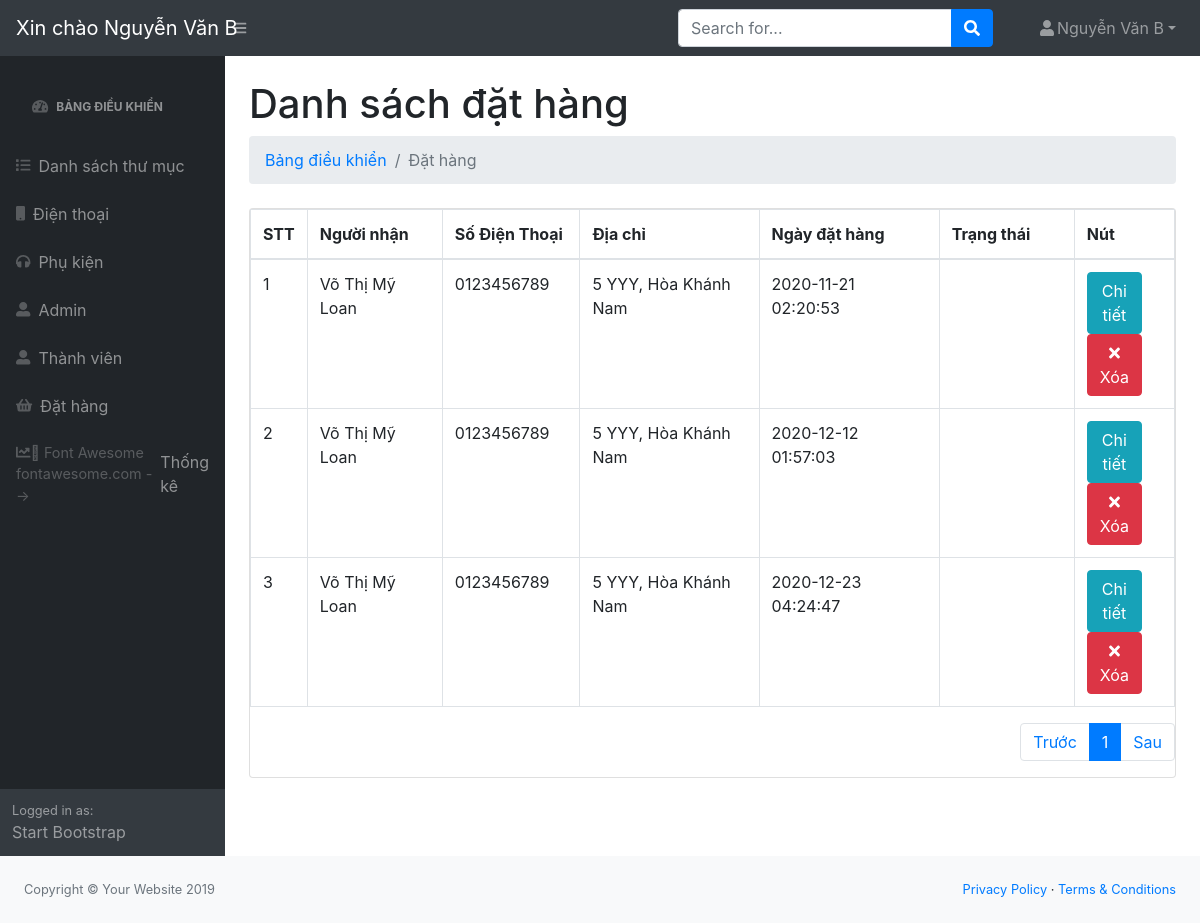
The page /admin/modules/order/index.php (signed in) on the database its author committed.
### tables this page shows
CREATE TABLE `transaction` (
  `id` int(11) NOT NULL,
  `amount` int(11) DEFAULT NULL,
  `users_id` int(11) DEFAULT NULL,
  `name` varchar(100) DEFAULT NULL,
  `phone` varchar(50) DEFAULT NULL,
  `address` varchar(100) DEFAULT NULL,
  `status` tinyint(4) DEFAULT 0,
  `created_at` timestamp NULL DEFAULT current_timestamp(),
  `updated_at` timestamp NULL DEFAULT current_timestamp() ON UPDATE current_timestamp()
);

### libraries/Database.php (called while the page is built, shortened)
<?php
class Database{
     public $link;
     public function __construct()
     {
        $this->link = mysqli_connect("localhost","root","","webphp") or die ();
         mysqli_set_charset($this->link,"utf8");
     }
        public function countTable($table)
        {
            $sql = "SELECT id FROM  {$table}";
            $result = mysqli_query($this->link, $sql) or die("Lỗi Truy Vấn countTable----" .mysqli_error($this->link));
            $num = mysqli_num_rows($result);
            return $num;
        }
         public  function fetchJone($table,$sql ,$page = 0,$row ,$pagi = false )
        {
            $data = [];
            if ($pagi == true )
            {
                $total = $this->countTable($table);
                $sotrang = ceil($total / $row);
                $start = ($page - 1 ) * $row ;
                $sql .= " LIMIT $start,$row";
                $data = [ "page" => $sotrang];
                $result = mysqli_query($this->link,$sql) or die("Lỗi truy vấn fetchJone ---- " .mysqli_error($this->link));
            }
            else
            {
                $result = mysqli_query($this->link,$sql) or die("Lỗi truy vấn fetchJone ---- " .mysqli_error($this->link));
            }
            if( $result)
            {
                while ($num = mysqli_fetch_assoc($result))
                {
                    $data[] = $num;
                }
            }
            return $data;
        }
    }
?>

### admin/autoload/autoload.php (called while the page is built, shortened)
<?php
	require_once __DIR__. '/../../libraries/Database.php';
	$db = new Database;
 ?>

### admin/modules/order/index.php (the view, shortened to what this page needs)
<?php require_once __DIR__. '/../../autoload/autoload.php';
if(isset($_GET['page']))
{
    $p = $_GET['page'];
    if($p == 0) $p = 1;
}
else
{
    $p = 1;
}
$sql = "SELECT transaction.* FROM transaction";
$transaction = $db->fetchJone('transaction',$sql,$p,10,true);
if(isset($transaction['page']))
{
    $sotrang = $transaction['page'];
    unset($transaction['page']);
}
?>
<?php require_once __DIR__. '/../../layouts/header.php';?>
<div id="layoutSidenav_content">
    <main>
        <div class="container-fluid">
            <h1 class="mt-4">Danh sách đặt hàng</h1>
            <ol class="breadcrumb mb-4">
                <li class="breadcrumb-item">
                    <a href="index.php">Bảng điều khiển</a>
                </li>
                <li class="breadcrumb-item active">Đặt hàng</li>
            </ol>
            <div class="card mb-4">
                <table class="table table-bordered dataTable" id="dataTable"
                width="100%" cellspacing="0" role="grid"
                aria-describedby="dataTable_info" style="width: 100%;">
                    <thead>
                        <tr role="row">
                            <th class="sorting_asc" tabindex="0" aria-controls="dataTable"
                            rowspan="1" colspan="1" aria-sort="ascending"
                            aria-label="Name: activate to sort column descending"
                            style="width: 5%;">STT</th>
                            <th class="sorting" tabindex="0" aria-controls="dataTable" rowspan="1" colspan="1" aria-label="Position: activate to sort column ascending" style="width: 15%;">Người nhận</th>
                            <th class="sorting" tabindex="0" aria-controls="dataTable" rowspan="1" colspan="1" aria-label="Position: activate to sort column ascending" style="width: 15%;">Số Điện Thoại</th>
                            <th class="sorting" tabindex="0" aria-controls="dataTable" rowspan="1" colspan="1" aria-label="Position: activate to sort column ascending" style="width: 20%;">Địa chỉ</th>
                            <th class="sorting" tabindex="0" aria-controls="dataTable" rowspan="1" colspan="1" aria-label="Position: activate to sort column ascending" style="width: 20%;">Ngày đặt hàng</th>
                            <th class="sorting" tabindex="0" aria-controls="dataTable" rowspan="1" colspan="1" aria-label="Position: activate to sort column ascending" style="width: 15%;">Trạng thái</th>
                            <th class="sorting" tabindex="0" aria-controls="dataTable" rowspan="1" colspan="1" aria-label="Salary: activate to sort column ascending" style="width: 20%;">Nút</th>
                            </tr>
                    </thead>
                    <tbody>
                        <?php $stt = 1;foreach ($transaction as $item): ?>
                            <tr>
                                <td><?php echo $stt ?></td>
                                <td><?php echo $item['name'] ?></td>
                                <td><?php echo $item['phone'] ?></td>
                                <td><?php echo $item['address'] ?></td>
                                <td><?php echo $item['created_at'] ?></td>
                                <td>
                                </td>
                                <td class="text-center">
                                    <a class="btn btn-xs btn-info" href="edit.php?id=<?php echo $item['id'] ?>">
                                        Chi tiết
                                    </a>
                                    <a class="btn btn-xs btn-danger" href="delete.php?id=<?php echo $item['id'] ?>"><i class="fa fa-times"></i>Xóa</a>
                                </td>
                            </tr>
                        <?php $stt++; endforeach ?>
                    </tbody>
                </table>
                <nav aria-label="Page navgation">
                    <ul class="pagination pullright">
                        <li class="page-item">
                            <a class="page-link" href="?page=<?php echo --$p ?>">Trước</a>
                        </li>
                        <?php for($i = 1;$i <= $sotrang;$i++) : ?>
                            <?php
                            if(isset($_GET['page']))
                            {
                                $p = $_GET['page'];
                                if($p == 0) $p = 1;
                            }
                            else
                            {
                                $p = 1;
                            }
                            ?>
                        <li class="page-item <?php echo ($i == $p) ? 'active' : '' ?>">
                            <a class="page-link" href="?page=<?php echo $i; ?>">
                                <?php echo $i; ?>
                            </a>
                        </li>
                        <?php endfor; ?>
                        <li class="page-item">
                            <a class="page-link" href="?page=<?php echo ++$p ?>">Sau</a>
                        </li>
                    </ul>
                </nav>
            </div>
        </div>
    </main>
</div>
<?php require_once __DIR__. '/../../layouts/footer.php';?>

### rows shown on the page
transaction: name "Võ Thị Mỹ Loan", phone "0123456789", address "5 YYY, Hòa Khánh Nam", created_at "2020-11-21 02:20:53"
transaction: name "Võ Thị Mỹ Loan", phone "0123456789", address "5 YYY, Hòa Khánh Nam", created_at "2020-12-12 01:57:03"
transaction: name "Võ Thị Mỹ Loan", phone "0123456789", address "5 YYY, Hòa Khánh Nam", created_at "2020-12-23 04:24:47"

### other values the page prints
$_SESSION['admin_name'] "Nguyễn Văn B"
